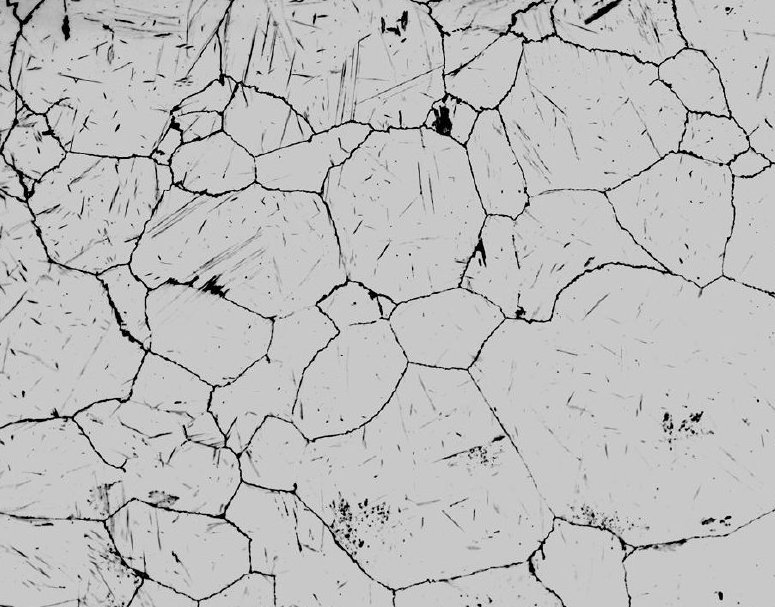
#> input picture WEEK4/images/grains.jpg, 775 x 607 px
$ python harrisCornerDetector.py
#> lines starting #> are read from the running program, lines starting #| are printed output that depends on the picture; after the words box and inside, x2 and y2 are one past the last pixel; in counts of white or black regions, pixels touching at a corner belong together
import cv2
import numpy as np

#Detector parameters
block_size = 2
k_size = 7
k = 0.04


img = cv2.imread('images/grains.jpg')
#> img is the input picture: shape (607, 775, 3); min 0, max 254, mean 189.1
gray = cv2.cvtColor(img, cv2.COLOR_BGR2GRAY)
gray = np.float32(gray)

harris = cv2.cornerHarris(gray, block_size, k_size, k)
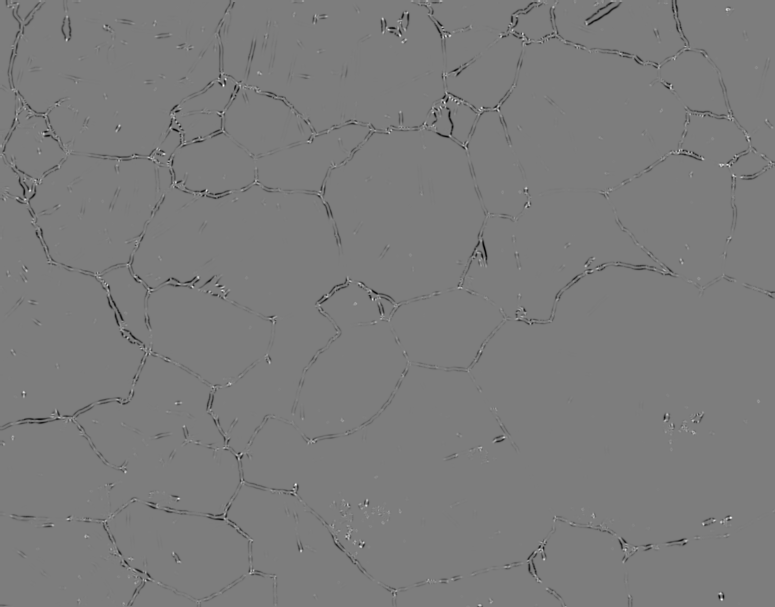
#> harris: shape (607, 775) float32; min -5.17e+11, max 5.36e+11, mean -4.04e+09; drawn with min black and max white

img[harris > 0.01 * harris.max()] = [255, 0, 0]
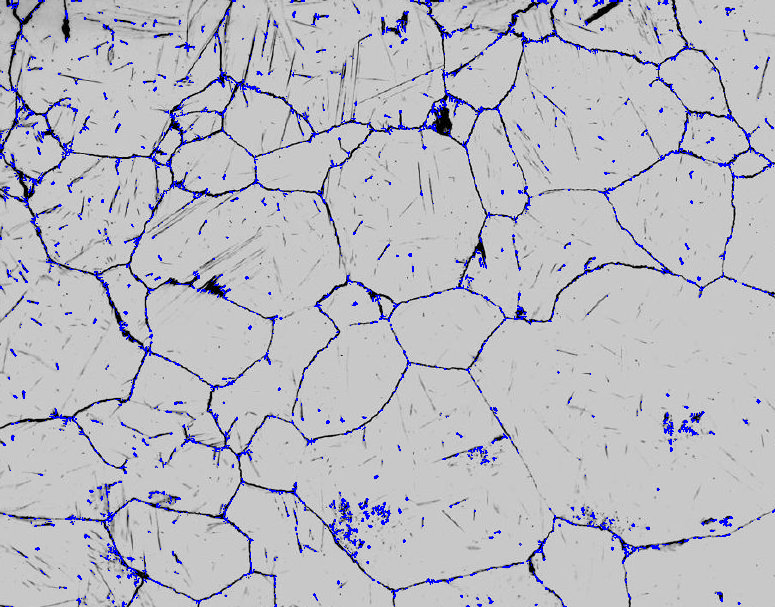
#> img: shape (607, 775, 3); 2.95% of pixels changed, all inside (x1, y1, x2, y2) = (0, 0, 775, 607)

cv2.imshow('Harris', img)
cv2.waitKey(0)
